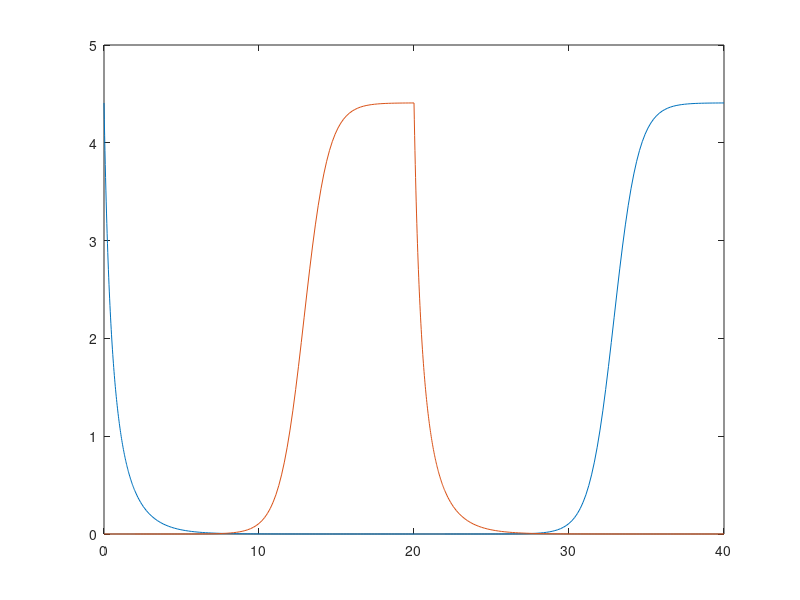

The MATLAB script that drew this image: (Note: this script raises an error after producing the figure.)

P=rand(5,1);

lockedParams=[0.2,1,0.3,0.00,0.04,0.04,0.17,2,0.1,0,0,0];

mu= lockedParams(1); %discharge rate.
m=[0.1,0.0000001,0.0000001,1]; %InfluxRate S,A,B,X

beta= lockedParams(3); % 0.3 %Rate of infection
sigma=  lockedParams(4); %0.00; %relative rate of replacement infection

cA=  lockedParams(5);% 0.04;
cB=  lockedParams(6);% 0.04;
cAB=  lockedParams(7);%0.17; %Cost of antibiotic resistance.
betaS=beta;
betaA=beta*(1-cA);
betaB=beta*(1-cB);

tau=  lockedParams(8);%1.2; %rate of recovery due to treatment
gam=  lockedParams(9);% 0.1;  %Spontaneous recovery.

nuA=  lockedParams(10);%10^-6; %Spotaneous rate of resistance mutation thing.
nuB=  lockedParams(11);% 10^-6;
nuAB=  lockedParams(12);%10^-13;

sigma=sum(m)/mu;
SatX = (gam+mu)/betaB;
z= m(1)/(gam+tau+mu-betaS*SatX);
bottomA= m(2)/(gam+tau+mu-betaA*SatX);
bottomB= m(3)/(gam+tau+mu-betaB*SatX);
topA= sigma-bottomB-z;
topB= sigma-bottomA-z;


kA= (gam+mu+tau)- betaA*(sigma-z-m(3)/(gam+tau+mu-betaB*SatX) );
kB= (gam+mu)- betaB*(sigma-z-m(2)/(gam+tau+mu-betaA*SatX) );

%kA= (gam+mu+tau)- betaA*(sigma-z-topB );
%kB= (gam+mu)- betaB*(sigma-z-bottomA );

rA = roots([-betaA;-kA;m(2)]);
rA_Approx= [m(2)/kA,-kA/betaA];

rB = roots([-betaB;-kB;m(3)]);
rB_Approx= [m(3)/kB,-kB/betaB];

%%%%%%%%%%%%%5
%%Evil cheat hacking.

sigma=sum(m)/mu;
SatX = (gam+mu)/betaB;
z= m(1)/(gam+tau+mu-betaS*SatX);
bottomA= m(2)/(gam+tau+mu-betaA*SatX);
bottomB= m(3)/(gam+tau+mu-betaB*SatX);
topA= sigma-bottomB-z-SatX;
topB= sigma-bottomA-z-SatX;

rA(2)=bottomA;
rB(1)=topB;


kA= (gam+mu+tau)- betaA*(sigma-z-m(3)/(gam+tau+mu-betaB*SatX) );
kB= (gam+mu)- betaB*(sigma-z-bottomA );

kB=@(t) ((gam+mu)- betaB*(sigma-z-bottomA))*t - kA*betaB*(topA-bottomA)*exp(-kA*t)+kA*betaB*(topA-bottomA);

%%%%%%%%


T=20;

RaFunct= @(t,C) rA(1) +(rA(2)-rA(1))./(1+C*exp(-kA*t));
RbFunct= @(t,C) rB(1) +(rB(2)-rB(1))./(1+C*exp(-kB(t)));

RaFunct_C=@(t,C)  -(rA(2)-rA(1)).*exp(-kA*t)./(1+C*exp(-kA*t)).^2;
RbFunct_C= @(t,C) -(rB(2)-rB(1)).*exp(-kB(t))./(1+C*exp(-kB(t))).^2;

Cb=(rB(2)-rB(1))/(rA(2)-rB(1))-1; %Some initial approximations,
Ca= (rA(2)-rA(1))./(rB(1)-rA(1))-1;

C=[Ca;Cb]
 
for(iii=1:10)
    Vect=[RaFunct(T,C(1))-RbFunct(0,C(2));RaFunct(0,C(1))-RbFunct(T,C(2))]
    M=[RaFunct_C(T,C(1)),-RbFunct_C(0,C(2));RaFunct_C(0,C(1)),-RbFunct_C(T,C(2))]
    
    C=C - M\Vect
    
end

Vect

C

tvect=[linspace(0,T/10),linspace(T/10,T)];
RAvect=RaFunct(tvect,C(1));
RBvect=RbFunct(tvect,C(2));

plot([tvect,T+tvect],[RAvect,RBvect]);
hold on
plot([tvect,T+tvect],[RBvect,RAvect]);
m=[m(1:3),0,m(4)]'; %InfluxRate S,A,B,AB, X


chi=[0,0,1,0];

 ABRsim= @(t,y) ABRsimulationZZ(chi,y,lockedParams,t,T,m);
 
 y0=rand(1,5);
y0(1)=z;
y0(2)=RAvect(1);
y0(3)=RBvect(1);
y0(5)=sigma-sum(y0(1:3));
 y0(4)=0;
 
 [t,yQQ]=ode15s(ABRsim, linspace(0,T*20,10000), y0', odeset('NonNegative',1))
 figure(44);
 plot(t,yQQ,'LineWidth',2);
 hold on

 t_cycle=[tvect,T+tvect,2*T+tvect,3*T+tvect,4*T+tvect,5*T+tvect,6*T+tvect,7*T+tvect,8*T+tvect,9*T+tvect];
 t_cycle=[t_cycle,t_cycle+10*T]
 cyclePredict=[RAvect,RBvect,RAvect,RBvect,RAvect,RBvect,RAvect,RBvect,RAvect,RBvect];
 cyclePredict=[cyclePredict,cyclePredict]
 plot(t_cycle,cyclePredict,'o');
 
% 
% plot(t_cycle(5:5:end),cyclePredict(:,5:5:end),'o');